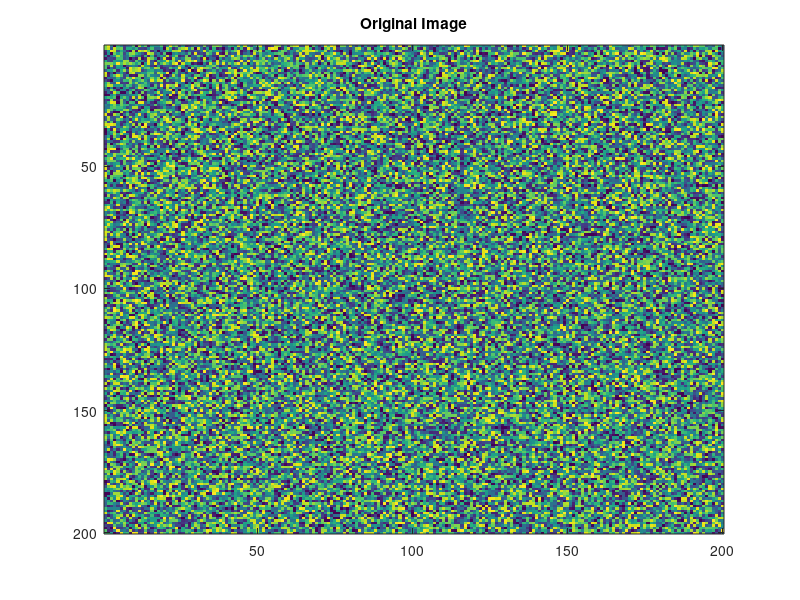

The MATLAB source for this figure: (Note: this script raises an error after producing the figure.)
function [matrix, stretched_matrix] = hw7_5()

    % Create a 200x200 matrix of random integers in the range [0, 64]
    matrix = randi([0, 64], 200, 200);

    % Display the original image with image()
    colormap(gray(256));
    figure;
    image(matrix);
    title('Original Image');

    % Contrast stretch the image from [0, 255]
    stretched_matrix = contrastStretch(matrix, 0, 255);

    % Display the new image with image()
    figure;
    image(stretched_matrix);
    title('Contrast Stretched Image');

    % Calculate the histograms for both images
    [n_original, v_original] = hist(double(original_matrix(:)), 65);
    [n_stretched, v_stretched] = hist(double(stretched_matrix(:)), 65);

    % Plot the histograms on the same graph
    figure;
    plot(v_original, n_original, 'b', 'LineWidth', 2);
    hold on;
    plot(v_stretched, n_stretched, 'r', 'LineWidth', 2);
    hold off;
    legend('Original Image', 'Contrast Stretched Image');
    xlabel('Intensity Value');
    ylabel('Frequency');
    title('Histograms of Original and Contrast Stretched Images');

end